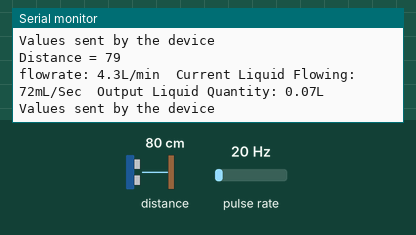
This sketch was run on a simulated ESP8266 (NodeMCU). On the bench: the last lines printed to the serial monitor. Wiring (inferred from the names in the program): ultrasonic range finder: trigger D4; echo D3; pulse sensor: data D2. Inputs (shaded band) come from the test bench; at power-on: distance to the obstacle 80 cm, pulse rate 20 Hz. The echo pulse lasts 58.3 µs per cm.

Above: at 2.7 s.
2.8 s: distance to the obstacle set to 2 cm
At 4.1 s:
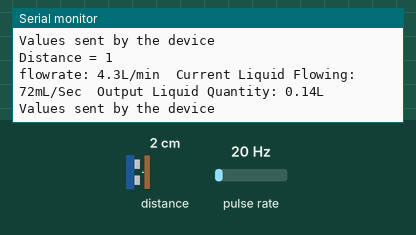
4.3 s: pulse rate (sensor on D2) set to 4 Hz
At 5.6 s:
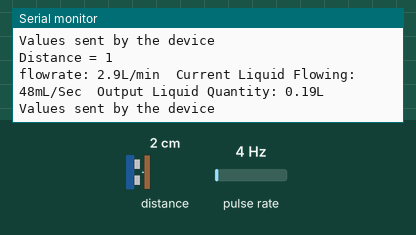
5.8 s: distance to the obstacle set to 9 cm
At 6.4 s:
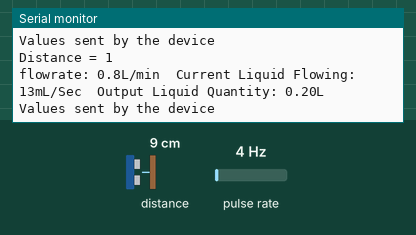
10.0 s: pulse rate (sensor on D2) set to 50 Hz
At 10.7 s:
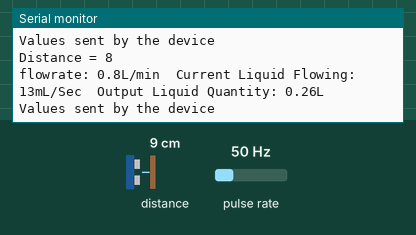
Timing chart, 0 to 12.5 s (numbered marks = the images above; inputs shaded):
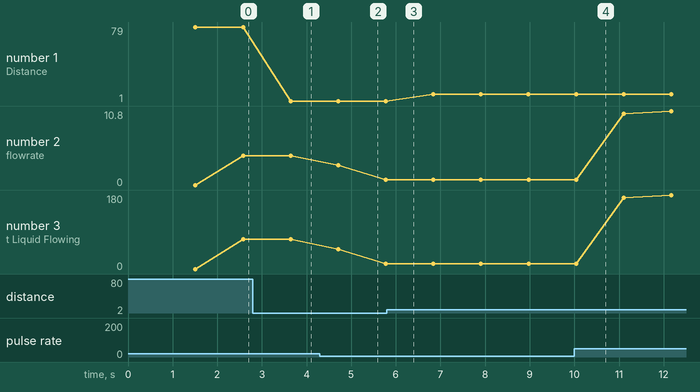

The sketch:

final.ino
```cpp
#include <ESP8266WiFi.h>
#include "Ubidots.h"
#define PULSE_PIN D2  //gpio4

const char* UBIDOTS_TOKEN = "YOUR_TOKEN_IS_HERE";  // Put here your Ubidots TOKEN
const char* WIFI_SSID = "WIFI_SSD"; // Put here your Wi-Fi SSID
const char* WIFI_PASS = "WIFI_PASS"; // Put here your Wi-Fi password
char const * HTTPSERVER = "things.ubidots.com";

Ubidots ubidots(UBIDOTS_TOKEN, UBI_HTTP);
const int trigP = 2;  //D4 Or GPIO-2 of nodemcu
const int echoP = 0;  //D3 Or GPIO-0 of nodemcu
float cost;        //cost calculator
long duration;
int distance;

volatile long pulseCount=0;
float calibrationFactor = 4.5;
float flowRate;
unsigned int flowMilliLitres;
unsigned long totalMilliLitres;
float totalLitres;
float charge;
unsigned long oldTime;

void ICACHE_RAM_ATTR pulseCounter()
{
  pulseCount++;
}

void setup() {
  Serial.begin(9600);
  ubidots.wifiConnect(WIFI_SSID, WIFI_PASS);
  pinMode(trigP, OUTPUT);  // Sets the trigPin as an Output
  pinMode(echoP, INPUT);   // Sets the echoPin as an Input

  pulseCount        = 0;
  flowRate          = 0.0;
  flowMilliLitres   = 0;
  totalMilliLitres  = 0;
  oldTime           = 0;


  pinMode(PULSE_PIN, INPUT);
  attachInterrupt(PULSE_PIN, pulseCounter, FALLING);

}

void loop() {
  digitalWrite(trigP, LOW);   // Makes trigPin low
  delayMicroseconds(2);       // 2 micro second delay
  digitalWrite(trigP, HIGH);  // tigPin high
  delayMicroseconds(10);      // trigPin high for 10 micro seconds
  digitalWrite(trigP, LOW);   // trigPin low
  duration = pulseIn(echoP, HIGH);   //Read echo pin, time in microseconds
  distance= duration*0.034/2;        //Calculating actual/real distance
  Serial.print("Distance = ");        //Output distance on arduino serial monitor
  Serial.println(distance);

  if((millis() - oldTime) > 1000)    // Only process counters once per second
  {
    detachInterrupt(PULSE_PIN);
    flowRate = ((1000.0 / (millis() - oldTime)) * pulseCount) / calibrationFactor;
    oldTime = millis();
    flowMilliLitres = (flowRate / 60) * 1000;
    totalMilliLitres += flowMilliLitres;
    totalLitres = totalMilliLitres * 0.001;
    unsigned int frac;
    Serial.print("flowrate: ");
    Serial.print(int(flowRate));  // Print the integer part of the variable
    Serial.print(".");             // Print the decimal point
    frac = (flowRate - int(flowRate)) * 10;
    Serial.print(frac, DEC) ;      // Print the fractional part of the variable
    Serial.print("L/min");
    Serial.print("  Current Liquid Flowing: ");             // Output separator
    Serial.print(flowMilliLitres);
    Serial.print("mL/Sec");
    Serial.print("  Output Liquid Quantity: ");             // Output separator
    Serial.print(totalLitres);
    Serial.println("L");
    //Serial.print(totalMilliLitres);
    //Serial.println("mL");
    pulseCount = 0;
    attachInterrupt(PULSE_PIN, pulseCounter, FALLING);
  }
  float dist =distance;
  ubidots.add("distance", dist);
  float flow= totalLitres;
  ubidots.add("Total litres",flow);
  charge=7.5;
  cost=charge*totalLitres;
  ubidots.add("cost",cost);
  float rate=flowRate;
  ubidots.add("flow rate",rate);
  bool bufferSent = false;
  bufferSent = ubidots.send();  // Will send data to a device label that matches the device Id

  if (bufferSent) {
    // Do something if values were sent properly
       Serial.println("Values sent by the device");
   }
  delay(1000);

}
```

Measured:
- after the input at 2.8 s, the serial monitor: prints a new line after 0.84 s (image 1)
- after the input at 4.3 s, the serial monitor: prints a new line after 0.41 s (image 2)
- plotted number 1: 79 → 1 after the input at 2.8 s, 1 → 8 after the input at 5.8 s
- plotted number 2: 4.3 → 0.8 after the input at 4.3 s, 0.8 → 10.8 after the input at 10.0 s
- plotted number 3: 72 → 13 after the input at 4.3 s, 13 → 180 after the input at 10.0 s
